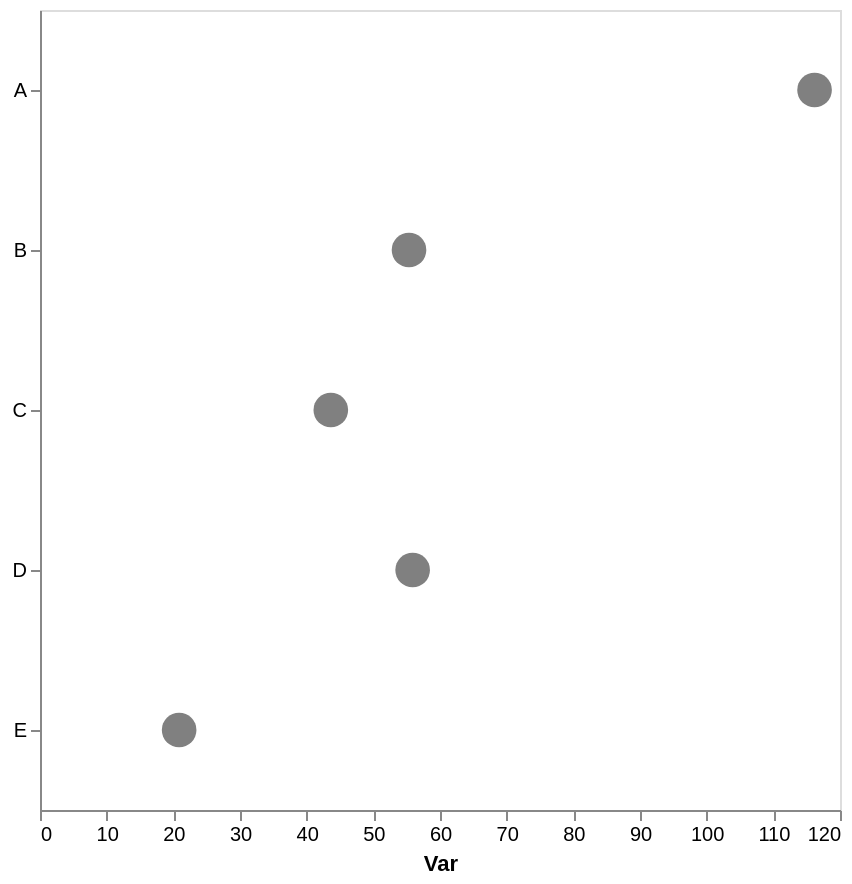

Write the Vega-Lite specification saved for this chart.
### Vega-Lite specification from a JSON file in a GitHub repository (floating-point values rounded to 4 significant figures)
{"config": {"view": {"continuousWidth": 300, "continuousHeight": 300}, "axis": {"grid": false}, "bar": {"color": "gray"}}, "data": {"name": "data-a615c666294c8351c674f8c05205eff1"}, "mark": {"type": "point", "color": "gray", "filled": true, "size": 300}, "encoding": {"x": {"aggregate": "mean", "axis": {"title": "Var"}, "field": "var1", "type": "quantitative"}, "y": {"axis": {"title": null}, "field": "cat", "type": "nominal"}}, "height": 400, "width": 400, "$schema": "https://vega.github.io/schema/vega-lite/v5.17.0.json", "datasets": {"data-a615c666294c8351c674f8c05205eff1": [{"cat": "C", "var1": 50.46, "var2": 50.78}, {"cat": "A", "var1": 88.43, "var2": 58.22}, {"cat": "D", "var1": 55.9, "var2": 42.7}, {"cat": "C", "var1": 53.14, "var2": 61.68}, {"cat": "E", "var1": 22.4, "var2": 44.99}, {"cat": "E", "var1": 19.34, "var2": 51.44}, {"cat": "B", "var1": 61.22, "var2": 52.99}, {"cat": "C", "var1": 33.29, "var2": 57.4}, {"cat": "C", "var1": 37.59, "var2": 39.27}, {"cat": "B", "var1": 49.48, "var2": 34.41}, {"cat": "A", "var1": 137.5, "var2": 45.82}, {"cat": "A", "var1": 122.6, "var2": 64.59}]}}
